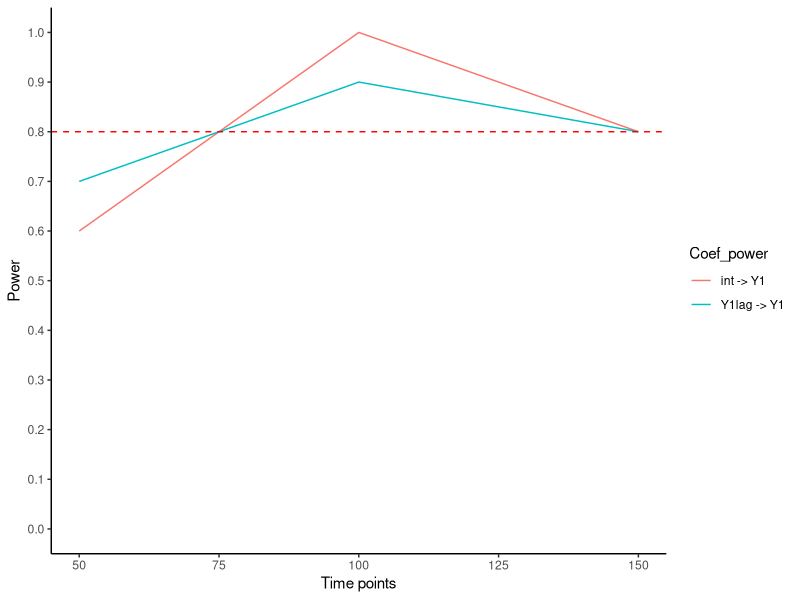
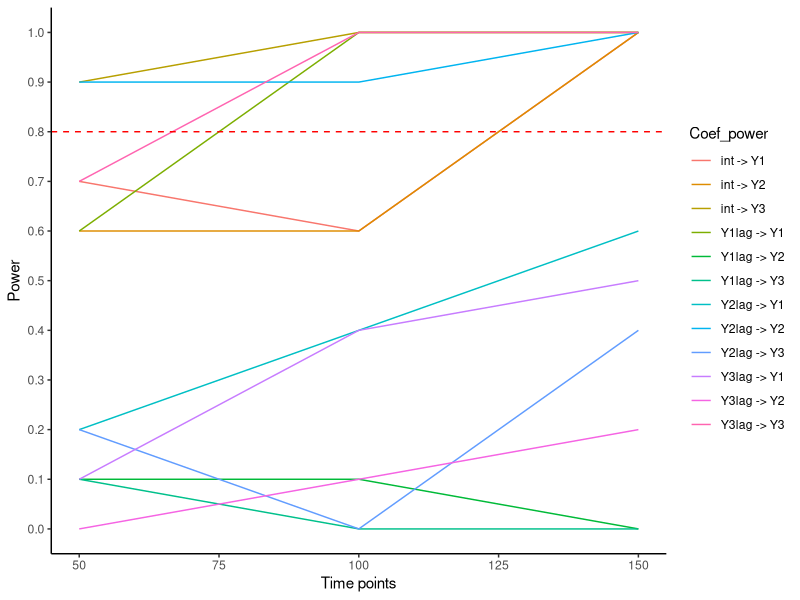

The R source for these figures, in order:
## ---- chunk 1
# To create lagged outcome variables.
library(data.table)

# To compute descriptive statistics.
library(psych)

# A useful package.
library(tidyverse)

# Handy functions for data analysis.
library(MASS)

# For handy string manipulation.
library(stringr)

# Set a seed for reproducibility.
set.seed(123)
## ---- chunk 2
#| name: data-generating-function
#| echo: true
#| eval: true

# Function to generate data from a `VAR(1)` model.
sim_VAR_data <- function(vars, Tobs, delta, psi, sigma) {
    # Number of burning observations.
    T.burning <- 10000

    # Define the number of observations.
    T.total <- T.burning + Tobs

    # Simulate errors.
    if (vars == 1) {
        E <- as.matrix(rnorm(T.total, 0, sigma))
    } else {
        E <- mvrnorm(T.total, mu = rep(0, vars), sigma)
    }

    # Recursive equation.
    Y <- matrix(0, T.total, vars)

    # Initialized values.
    Y[1, ] <- delta + E[1, ]

    # Simulate dependent variables.
    for (t in 2:T.total) {
        Y[t, ] <- delta + psi %*% Y[t - 1, ] + E[t, ]
    }

    # Exclude burning observations.
    Y <- Y[-seq(1:T.burning), ]

    # Create lagged variables.
    Y <- cbind(Y, lag(Y))

    # Rename variables.
    colnames(Y) <- c(sprintf("Y%d", seq(1:vars)), sprintf("Y%dlag", seq(1:vars)))

    # Return the data.
    return(as.data.frame(Y))
}
## ---- chunk 3
#| name: monte-carlo-simulation-function
#| echo: true
#| eval: true

# Function to conduct the Monte Carlo power simulation.
mc_power <- function(vars, Tobs_list, delta, psi, sigma, R, alpha) {
    # Prepare simulation storage.
    df_pow <- data.frame()

    # For each sample size in the list.
    for (i in 1:length(Tobs_list)) {
        # Extract the sample size.
        Tobs <- Tobs_list[i]

        # Print the progress.
        print(paste0("Power analysis for N = ", Tobs))

        # For each Monte Carlo replication.
        for (r in 1:R) {
            # Generate data.
            data <- sim_VAR_data(vars, Tobs, delta, psi, sigma)

            # Create names lists.
            var_names <- sprintf("Y%d", seq(1:vars))
            lag_names <- sprintf("Y%dlag", seq(1:vars))

            # Prepare storage for the model fits.
            list_pow_rep <- list()

            # For each variable in the model.
            for (nbName in 1:length(var_names)) {
                # Extract variable name.
                name_ <- var_names[nbName]

                # Create the formula for the linear regression.
                formula <- as.formula(
                    paste(name_, paste(lag_names, collapse = " + "), sep = " ~ ")
                )

                # Estimate model.
                model <- lm(formula, data)

                # Extract the coefficients.
                coefficients <- summary(model)$coefficients

                # Extract the `p` values.
                df_pval <- as.data.frame(rbind(coefficients[, 4]))

                # Compute the empirical power.
                list_pow_rep[[nbName]] <- as.data.frame(df_pval < alpha)

                # Add names to the columns.
                names(list_pow_rep[[nbName]]) <- c(paste0("pow_int_", name_), paste0("pow_", lag_names, "_", name_))
            }

            # Bind the columns.
            rep_data <- bind_cols(
                data.frame(Tobs = Tobs), do.call(cbind, list_pow_rep)
            )

            # Bind the rows.
            df_pow <- rbind(df_pow, rep_data)
        }
    }

    # Compute empirical power.
    df_pow <- aggregate(
        df_pow[, 2:ncol(df_pow)], list(df_pow$Tobs), mean
    )

    # Rename the columns.
    df_pow <- rename(df_pow, Tobs = Group.1)

    return(df_pow)
}
## ---- chunk 4
#| name: simulation-ar
#| echo: true
#| eval: true

# Specify the simulation inputs.
Tobs_list <- c(50, 100, 150)
vars <- 1
delta <- as.matrix(3)
psi <- as.matrix(.3)
sigma <- as.matrix(10)
alpha <- 0.05
R <- 10
pow_target <- .8

# Run the power analysis simulation.
df_pow_result <- mc_power(vars, Tobs_list, delta, psi, sigma, R, alpha)
## ---- chunk 5
#| name: simulation-ar-plot
#| echo: true
#| eval: true
#| fig-align: center

# Prepare the results data for the plot.
dt <- df_pow_result %>%
    gather(Coef_power, power, starts_with("pow"))

# Rename.
dt$Coef_power = stringr::str_replace_all(
    dt$Coef_power, c("pow_" = "", "_" = " -> ")
)

# Plot the results of the `AR(1)` power analysis.
ggplot(dt,
    aes(
        y = power,
        x = Tobs,
        color = Coef_power
    )) +
    geom_line() +
    geom_hline(
        yintercept = pow_target,
        color = "red",
        linetype = 2
    ) +
    scale_y_continuous(
        breaks = seq(0, 1, by = .1),
        limits = c(0, 1)
    ) +
    labs(
        y = "Power",
        x = "Time points"
    ) +
    theme_classic()
## ---- chunk 6
#| name: simulation-ar-table
#| echo: true
#| eval: true

# Create table of outputs.
dt = df_pow_result %>%
    gather(pow, value, starts_with("pow")) %>%
    spread(Tobs, value)

# Rename variables.
dt$pow <- stringr::str_replace_all(dt$pow, c("pow_"="", "_"=" -> "))

# Rename the columns.
names(dt)[1] <- "Coefficients"

# Print the table.
print(dt)
## ---- chunk 7
#| name: simulation-ar-table
#| echo: true
#| eval: true

# Set the values for conducting the power analysis.
Tobs_list = c(50, 100, 150)
vars = 3
delta = as.matrix(c(4, 6, 10))
psi = rbind(
    c(.50, .14, .20),
    c(.10, .40, .03),
    c(.05, .12, .50)
)
sigma = rbind(
    c(15,  3,  6),
    c( 3, 20,  9),
    c( 6,  9, 18)
)
alpha = 0.05
R = 10
pow_target = .8

# Run the power analysis simulation.
df_pow_result <- mc_power(vars, Tobs_list, delta, psi, sigma, R, alpha)
## ---- chunk 8
#| name: simulation-var-plot
#| echo: true
#| eval: true
#| fig-align: center

# Prepare the results data for the plot.
dt = df_pow_result %>%
    gather(
        Coef_power, power, starts_with("pow")
    )

# Rename the variables.
dt$Coef_power = stringr::str_replace_all(
    dt$Coef_power, c("pow_" = "", "_" = " -> ")
)

# Plot the results of the power analysis.
ggplot(dt,
    aes(
        y = power,
        x = Tobs,
        color = Coef_power
    )) +
    geom_line() +
    geom_hline(
        yintercept = pow_target,
        color = "red",
        linetype = 2
    ) +
    scale_y_continuous(
        breaks = seq(0, 1, by = .1),
        limits = c(0, 1)
    ) +
    labs(
        y = "Power",
        x = "Time points"
    ) +
    theme_classic()
## ---- chunk 9
#| name: simulation-var-table
#| echo: true
#| eval: true

# Create table of outputs.
dt = df_pow_result %>%
    gather(
        pow,
        value,
        starts_with("pow")
    ) %>%
    spread(
        Tobs,
        value
    )

# Rename the variables.
dt$pow <- stringr::str_replace_all(
    dt$pow, c("pow_" = "", "_" = " -> ")
)

# Rename the columns.
names(dt)[1] <- "Coefficients"

# Print the table.
print(dt)
## ---- chunk 10
#| name: session-info
#| echo: true
#| eval: true
#| warning: false

# Session information.
sessionInfo()
